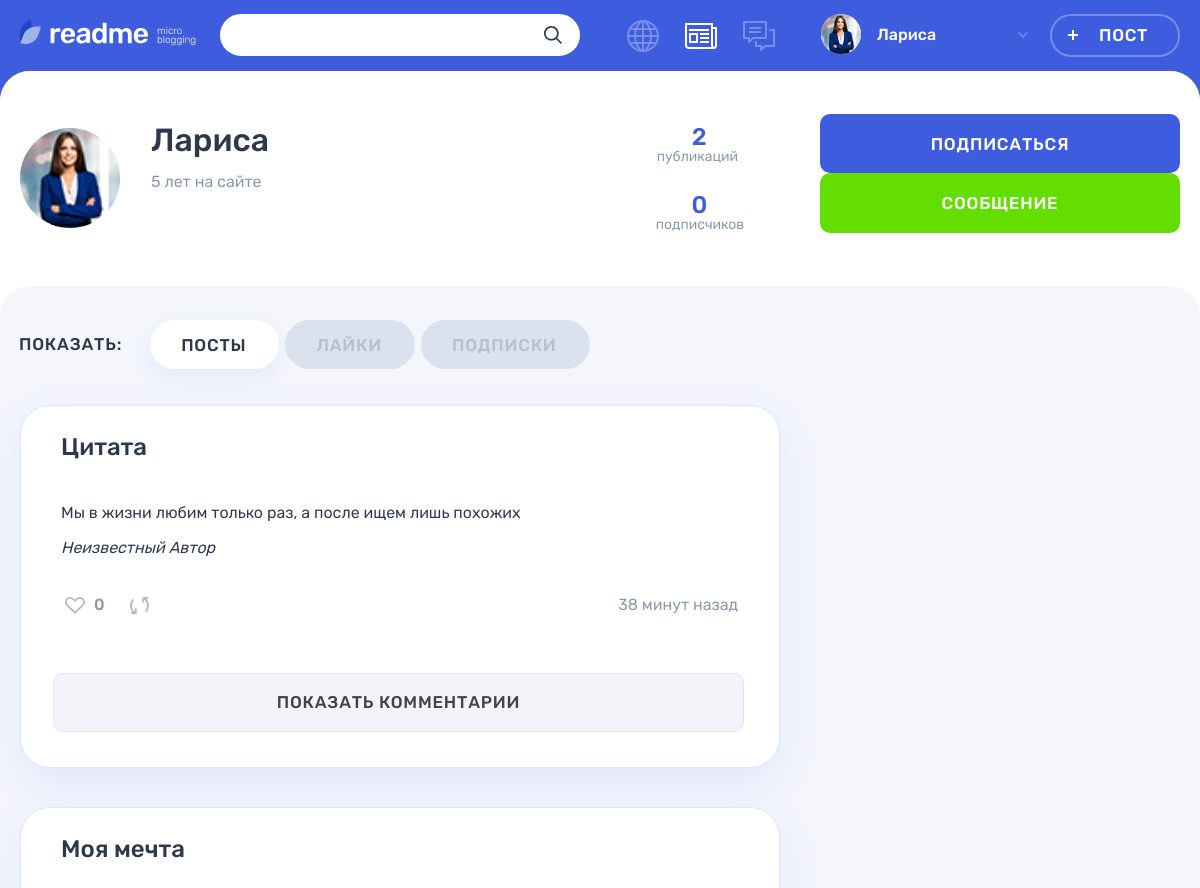
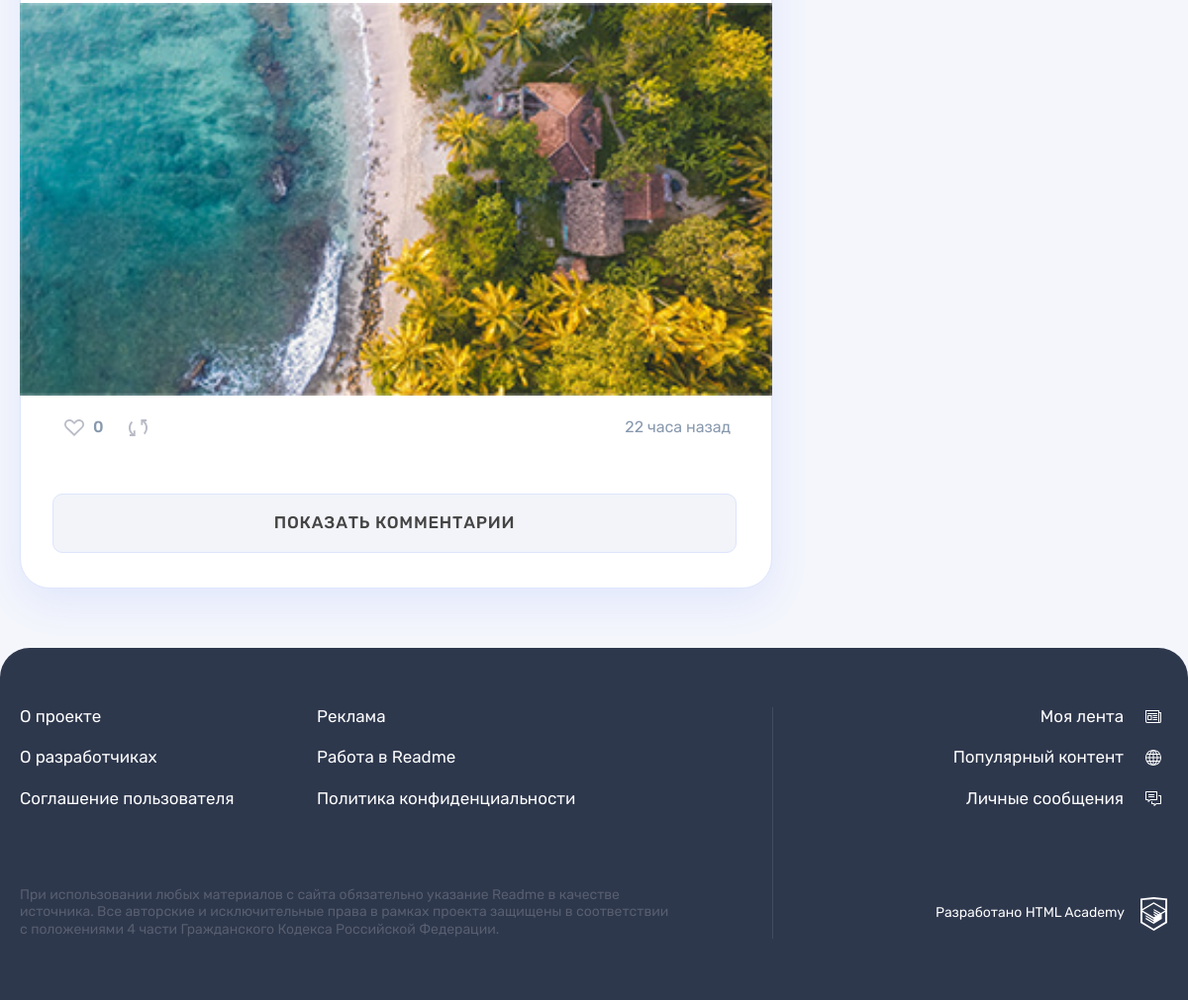
Screenshot of /profileControl.php?UserId=1 (signed in) with the database file from the repository (2 pictures, top to bottom).
### tables this page shows
CREATE TABLE users
(
    id               INT AUTO_INCREMENT PRIMARY KEY,
    registrationDate TIMESTAMP DEFAULT CURRENT_TIMESTAMP,
    email            VARCHAR(128) NOT NULL UNIQUE,
    login            VARCHAR(128) UNIQUE,
    password         CHAR(64)     NOT NULL,
    avatar           VARCHAR(255)
);

CREATE TABLE posts
(
    id           INT AUTO_INCREMENT PRIMARY KEY,
    creationDate TIMESTAMP DEFAULT CURRENT_TIMESTAMP,
    title        VARCHAR(128),
    content      VARCHAR(255),
    typeID       INT NOT NULL,
    authorId     INT NOT NULL,
    image        VARCHAR(255),
    video        VARCHAR(255),
    link         VARCHAR(255),
    views        INT,
    avatar       VARCHAR(128),
    author       VARCHAR(128),
    FOREIGN KEY (authorId) REFERENCES users (id),
    FOREIGN KEY (typeId) REFERENCES content_type (id)
);

### helpers.php (called while the page is built, shortened)
<?php
function get_noun_plural_form(int $number, string $one, string $two, string $many): string
{
    $number = (int)$number;
    $mod10 = $number % 10;
    $mod100 = $number % 100;
    switch (true) {
        case ($mod10 > 5):
            return $many;
        case ($mod10 >= 2 && $mod10 <= 4):
            return $two;
    }
}
function include_template($name, array $data = [])
{
    $name = 'templates/'.$name;
    extract($data);
    require $name;
    $result = ob_get_clean();
    return $result;
}
function generate_random_date($index)
{
    $deltas = [['minutes' => 59], ['hours' => 23], ['days' => 6], ['weeks' => 4], ['months' => 11]];
    $dcnt = count($deltas);
    $delta = $deltas[$index];
    $timeval = rand(1, current($delta));
    $timename = key($delta);
    $ts = strtotime("$timeval $timename ago");
    $dt = date('Y-m-d H:i:s', $ts);
    return $dt;
}

### functions.php (called while the page is built, shortened)
<?php
function DateFormat($index, $data = '')
{
    $RandomDate = date_create(generate_random_date($index));
    $current_time = new DateTime();
    $date = $current_time->diff($RandomDate);
    if ($date->format('%y') >= 1) {
        return $RandomDate->format("d-M-Y");
    } elseif (1.25 <= ((int)$date->format('%m')) + ($date->format('%d')) / 31) {
        return seePlural($date->format('%m'), 'месяц', 'месяца', 'месяцев');
    } elseif (7 <= (int)$date->format('%m') * 31 + (int)$date->format('%d')) {
        return seePlural(floor(($date->format('%d')) / 7) + (int)$date->format('%m') * 4, ' неделю', 'недели',
            'недель');
    } elseif ((1 <= $date->format('%d'))) {
        return seePlural($date->format('%d'), 'день', 'дня', 'дней');
    } elseif (1 <= $date->format('%h')) {
        return seePlural($date->format('%h'), 'час', 'часа', 'часов');
    } else {
        return seePlural($date->format('%i'), 'минута', 'минуты', 'минут');
    }
}
function seePlural($str, $one, $two, $many, $ending = ' назад')
{
    return $str.' '.get_noun_plural_form($str, $one, $two, $many).$ending;
}
function SqlRequest($reques, $from, $where, $con, $id = '', $as = '', $join = "")
{
    $sql = sprintf("SELECT  %s %s  from %s %s WHERE %s %s", $reques, $as, $from, $join, $where, $id);
    $result = mysqli_query($con, $sql);
    $Count = mysqli_fetch_all($result, MYSQLI_ASSOC);
    return $Count;
}
?>

### templates/profile.php (the view, shortened to what this page needs)
<!DOCTYPE html>
<?php
if (isset($_SESSION['userName'])){
?>
<main class="page__main page__main--profile">
    <div class="profile profile--default">
        <div class="profile__user-wrapper">
            <div class="profile__user user container">
                <div class="profile__user-info user__info">
                    <div class="profile__avatar user__avatar">
                        <img class="profile__picture user__picture" src="../img/<?= $AuthorInfo[0]['avatar'] ?>"
                             alt="Аватар пользователя" style="width: 100px;">
                    </div>
                    <div class="profile__name-wrapper user__name-wrapper">
                        <span class="profile__name user__name"><?= $AuthorInfo[0]['login'] ?></span>
                        <time class="profile__user-time user__time" datetime="2014-03-20">5 лет на сайте</time>
                    </div>
                </div>
                <div class="profile__rating user__rating">
                    <p class="profile__rating-item user__rating-item user__rating-item--publications">
                        <?php
                        $postsCount = SqlRequest("COUNT(id)", "posts", "authorId=", $con, $AuthorInfo[0]['id'],
                            "count");
                        $posts = SqlRequest("*", "posts", "authorId=", $con, $AuthorInfo[0]['id']);
                        $subscribersCount = SqlRequest('COUNT(users.id) ', 'subscription', 'authorId=', $con,
                            htmlspecialchars($_GET['UserId']), 'count', 'JOIN users ON users.id = subscription.userId');
                        ?>
                        <span class="user__rating-amount"><?= $postsCount[0]["count"]; ?></span>
                        <span class="profile__rating-text user__rating-text">публикаций</span>
                    </p>
                    <p class="profile__rating-item user__rating-item user__rating-item--subscribers">
                        <span class="user__rating-amount"><?= $subscribersCount[0]['count'] ?></span>
                        <span class="profile__rating-text user__rating-text">подписчиков</span>
                    </p>
                </div>
                <div class="profile__user-buttons user__buttons">
                    <form action="../profileControl.php?UserId=<?= htmlspecialchars($_GET['UserId']) ?>" method="post">
                        <button class="profile__user-button user__button user__button--subscription button button--main"
                                style="width: 100%;"
                                type="submit"><?= $isSubscribedOnPostAuthor == 0 ? "Подписаться" : "Отписаться" ?></button>
                    </form>
                    <a class="profile__user-button user__button user__button--writing button button--green"
                       href="messages.php?newMessage=<?= htmlspecialchars($_GET['UserId']) ?>&id=<?= htmlspecialchars($_GET['UserId']) ?>">Сообщение</a>
                </div>
            </div>
        </div>
        <div class="profile__tabs-wrapper tabs">
            <div class="container">
                <div class="profile__tabs filters">
                    <b class="profile__tabs-caption filters__caption">Показать:</b>
                    <ul class="profile__tabs-list filters__list tabs__list">
                        <li class="profile__tabs-item filters__item">
                            <a class="profile__tabs-link filters__button filters__button--active tabs__item tabs__item--active button">Посты</a>
                        </li>
                        <?php if($_SESSION['id']== htmlspecialchars($_GET['UserId'])){ ?>
                        <li class="profile__tabs-item filters__item">
                            <a class="profile__tabs-link filters__button tabs__item button" href="#">Лайки</a>
                        </li>
                        <li class="profile__tabs-item filters__item">
                            <a class="profile__tabs-link filters__button tabs__item button" href="#">Подписки</a>
                        </li>
                        <?php }?>
                    </ul>
                </div>
                <div class="profile__tab-content">
                    <section class="profile__posts tabs__content tabs__content--active">
                        <?php $index = 0;
                        foreach ($posts as $post):
                            $date = DateFormat($index);
                            $index = $index + 1;
                            ?>
                            <article class="profile__post post post-photo">
                                <header class="post__header">
                                    <h2><a href="#"><?= htmlspecialchars($post['title']) ?></a></h2>
                                </header>
                                <div class="post__main">
                                    <?php if ($post['typeID'] == 2): ?>
                                        <blockquote>
                                            <p>
                                                <?= htmlspecialchars($post['content']) ?>
                                            </p>
                                            <cite>Неизвестный Автор</cite>
                                        </blockquote>
                                    <?php elseif ($post['typeID'] == 1): ?>
                                        <div class="post__main">
                                            <p style="margin-left: 10%"><?= text_split(htmlspecialchars($post['content'])) ?></p>
                                        </div>
                                    <?php elseif ($post['typeID'] == 3): ?>
                                        <div class="post-photo__image-wrapper">
                                            <img src="img/<?= htmlspecialchars($post['content']) ?>"
                                                 alt="Фото от пользователя" width="760" height="396">
                                        </div>
                                    <?php endif; ?>
                                </div>
                                <footer class="post__footer">
                                    <div class="post__indicators">
                                        <div class="post__buttons">
                                            <a class="post__indicator post__indicator--likes button"
                                               href="like.php?postId=<?= $post['id'] ?>"
                                               title="Лайк">
                                                <svg class="post__indicator-icon" width="20" height="17">
                                                    <use xlink:href="#icon-heart"></use>
                                                </svg>
                                                <?php
                                                $ComLike = SqlRequest('COUNT(userId)', 'likes', 'recipientId =', $con,
                                                    $post['id'], "as L");
                                                ?>
                                                <span><?= $ComLike[0]['L'] ?></span>
                                            </a>
                                            <a class="post__indicator post__indicator--repost button"
                                               href="../repost.php?id=<?= $post['id'] ?>" title="Репост">
                                                <svg class="post__indicator-icon" width="19" height="17">
                                                    <use xlink:href="#icon-repost"></use>
                                                </svg>
                                            </a>
                                        </div>
                                        <time class="post__time" datetime="2019-01-30T23:41"><?= $date ?></time>
                                    </div>
                                </footer>
                                <div class="comments">
                                    <a class="comments__button button" href="#">Показать комментарии</a>
                                </div>
                            </article>
                        <? endforeach; ?>
                    </section>
                </div>
            </div>
        </div>
    </div>
</main>
<?php
}
else {
    header("Location:http://395709-readme-12/");
} ?>

### rows the page displays
users: avatar (picture), login "Лариса"
posts: title "Цитата", content "Мы в жизни любим только раз, а после ищем лишь похожих", L "0", date "38 минут назад"
posts: title "Моя мечта", content (picture), L "0", date "22 часа назад"

### other values shown
$_SESSION['userName'] "Лариса"
$postsCount[0]["count"] "2"
$subscribersCount[0]['count'] "0"
